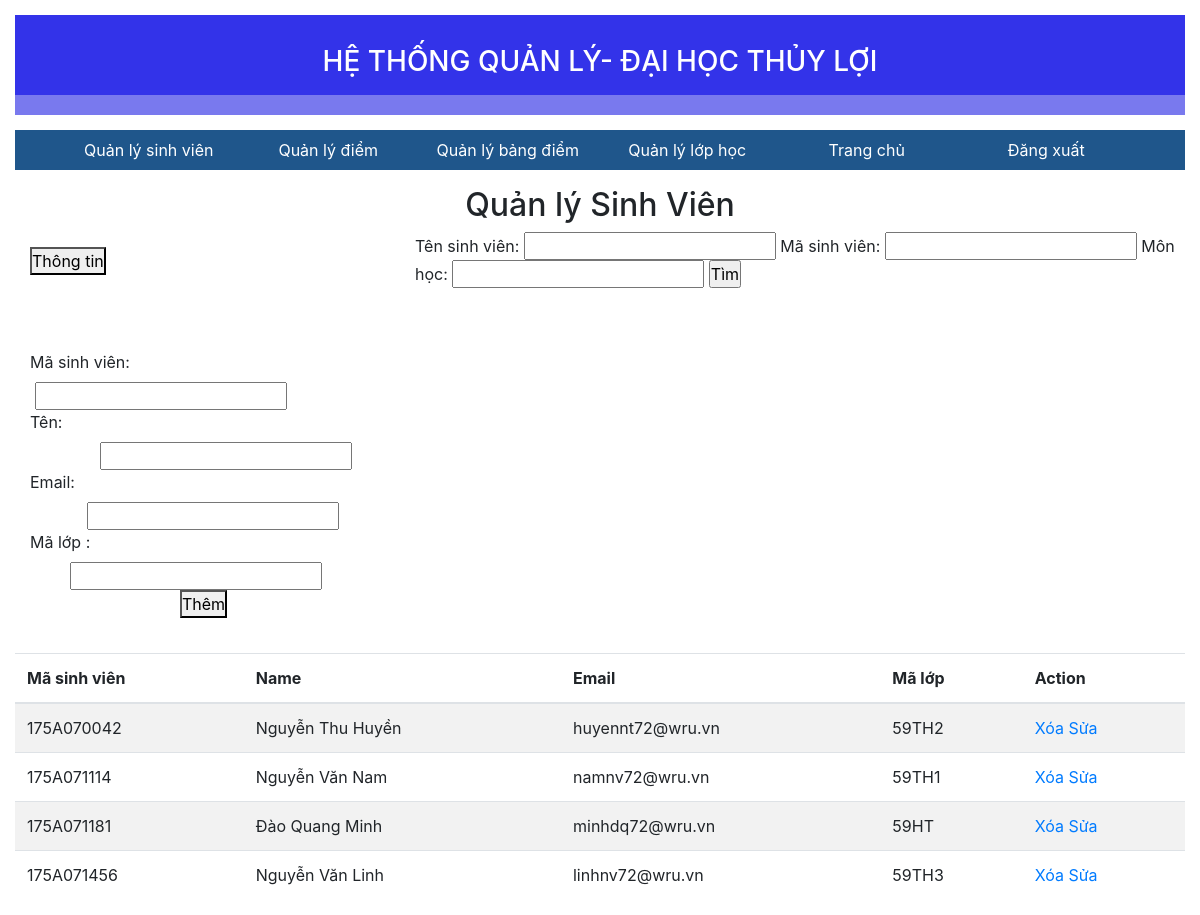
Before: /form_teacher/student.php with the older database file.
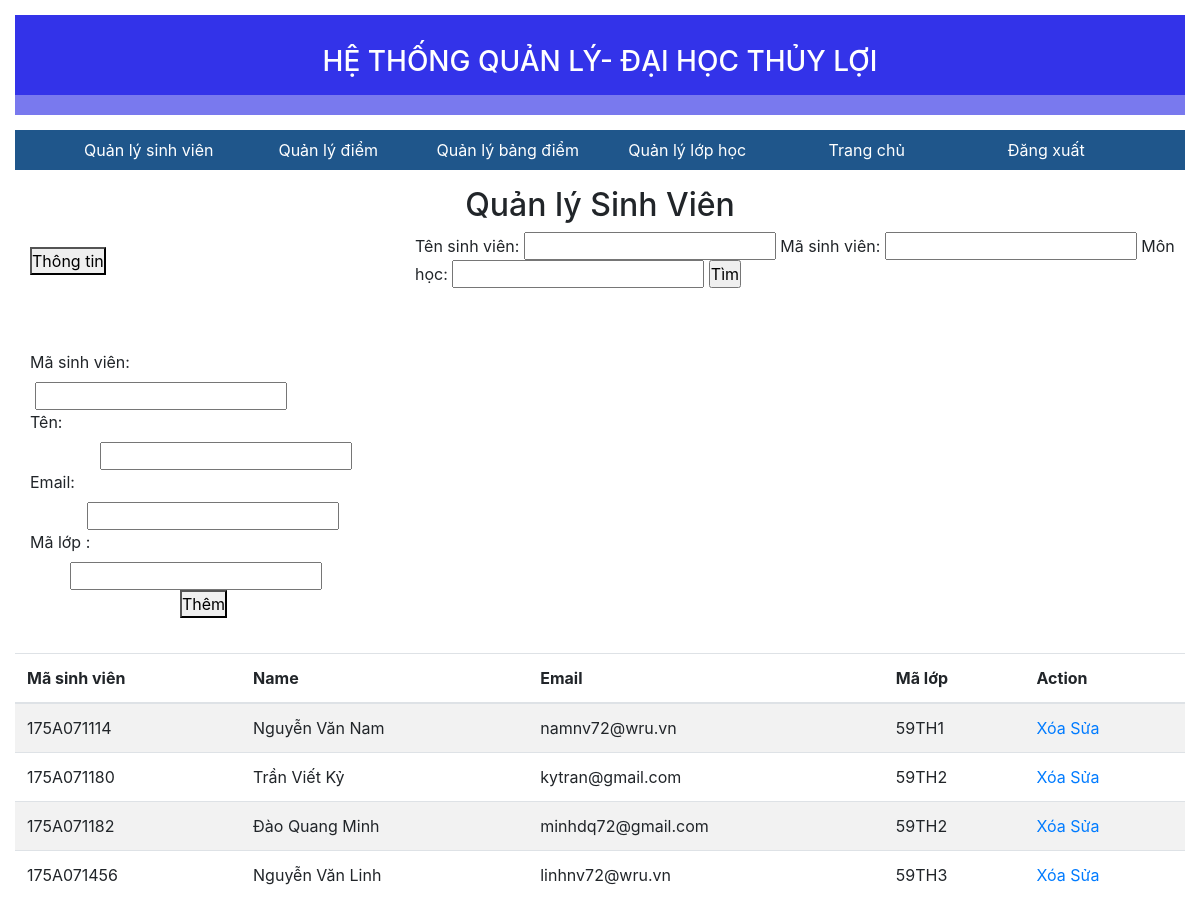
After: the same page with the newer database file.
### tables this page shows
CREATE TABLE `student` (
  `id_student` varchar(10) NOT NULL,
  `name` varchar(20) NOT NULL,
  `email` varchar(25) NOT NULL,
  `id_class` varchar(5) NOT NULL
);

### form_teacher/student.php (the view, shortened to what the changed rows need)
<!DOCTYPE html>
<html lang="en">
<head>
    <link rel="stylesheet" href="../admin/index.css">
    <link rel="stylesheet" href="../boostrap/css/bootstrap.min.css">
</head>
<body>
    <main>
        <div class="menu_loyal-points">
            <div class="container-fluid">
                <div class="faculty">
                    <div class="title">
                        <h2>Quản lý Sinh Viên </h2>
                    </div>
                    <div class="faculty">
                    <div class="table_teacher">
                        <table class="table table-striped">
                            <thead>
                                <tr>
                                    <th scope="col">Mã sinh viên</th>
                                    <th scope="col">Name</th>
                                    <th scope="col">Email</th>
                                    <th scope="col">Mã lớp</th>
                                    <th scope="col">Action</th>
                                </tr>
                            </thead>
                            <tbody id="data">
                                <?php
                                 $dbconn = mysqli_connect ('localhost','root','','project_web');
                                 $sql = "SELECT * FROM student";
                                 mysqli_set_charset($dbconn,"uft8");
                                 $result = mysqli_query($dbconn,$sql);
                                 if(mysqli_num_rows($result)>0){
                                     while($row = mysqli_fetch_assoc($result)){
                                 ?>
                                         <tr>
                                         <td><?php echo $row['id_student']  ?> </td>
                                         <td><?php echo $row['name']  ?> </td>
                                         <td><?php echo $row['email']  ?> </td>
                                         <td><?php echo $row['id_class']  ?> </td>
                                         <td><a href="del_student.php?del=<?php echo $row['id_student'];?>">Xóa</a>
                                         <a href="#"> Sửa </a></td>
                                         </tr>
                                         <?php
                                     }
                                 }
                                ?>
                            </tbody>
                        </table>
                    </div>
                </div>
                </div>
            </div>
        </div>
    </main>
</body>
</html>

Changed rows visible on the page:
removed student: id_student "175A070042", name "Nguyễn Thu Huyền", email "huyennt72@wru.vn", id_class "59TH2"
removed student: id_student "175A071181", name "Đào Quang Minh", email "minhdq72@wru.vn", id_class "59HT"
added student: id_student "175A071180", name "Trần Viết Kỷ", email "kytran@gmail.com", id_class "59TH2"
added student: id_student "175A071182", name "Đào Quang Minh", email "minhdq72@gmail.com", id_class "59TH2"
